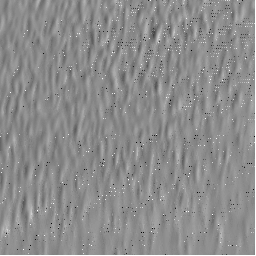
#> input picture L1_lowerRight256_afterRem100micrometer.png, 256 x 256 px, found by its file name
$ jupyter execute --allow-errors 'Gear Data Analysis v1.ipynb'   (shell and % lines are left out)   (older library calls are emulated)
#> lines starting #> are read from the running program, lines starting #| are printed output that depends on the picture
[cell 1]
import numpy as np
import matplotlib.pyplot as plt
import pandas as pd
import xlrd
import os
import seaborn as sns
import io
import PIL
from PIL import Image
from scipy import fftpack
import urllib3
import IPython

from mpl_toolkits.mplot3d import Axes3D
from matplotlib import cm
from matplotlib.ticker import LinearLocator, FormatStrFormatter

[cell 2]
data_file = r'/Users/jm186072/Documents/Jeetendra/Projects/1Japan-Presales/2018_0731_data_explanation/L1.xlsx'

#> (a cell that did not finish here is left out)

#> (a cell that did not finish here is left out)

#> (a cell that did not finish here is left out)

#> (a cell that did not finish here is left out)

#> (a cell that did not finish here is left out)

[cell 8]
import time


#> (the rest of this cell did not finish here and is left out)

#> (a cell that did not finish here is left out)

[cell 10]
#sns.heatmap(data,vmin=-.02,vmax=.05,cmap='tab20c')
plt.figure(figsize=(16, 10))
#> (this line was passed over: IPython is not available in this run)
#> (the rest of this cell did not finish here and is left out)

#> (a cell that did not finish here is left out)

Get Image

[cell 12]
#image1 = '/Users/jm186072/Documents/DataScience/Jupyter Notebook/letter.png'
image1 = '/Users/jm186072/Documents/Jeetendra/Projects/1Japan-Presales/L1_lowerRight256_afterRem100micrometer.png'
size=128, 128

im        = Image.open(image1)
#> im is the input picture: PIL image 256x256 P; mean R, G, B, A 140.5, 140.5, 140.5, 253
img_color = im.resize((size),Image.ANTIALIAS)
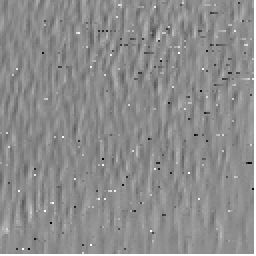
#> img_color: PIL image 128x128 P (shown 2 times larger); mean R, G, B, A 141.3, 141.3, 141.3, 251; transparent parts drawn white
img_grey  = img_color.convert('L')

#> (the rest of this cell did not finish here and is left out)
